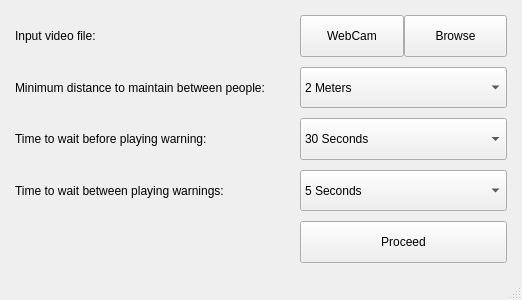
<?xml version="1.0" encoding="UTF-8"?>
<ui version="4.0">
 <class>MainWindow</class>
 <widget class="QMainWindow" name="MainWindow">
  <property name="geometry">
   <rect>
    <x>0</x>
    <y>0</y>
    <width>522</width>
    <height>300</height>
   </rect>
  </property>
  <property name="sizePolicy">
   <sizepolicy hsizetype="Preferred" vsizetype="Preferred">
    <horstretch>0</horstretch>
    <verstretch>0</verstretch>
   </sizepolicy>
  </property>
  <property name="minimumSize">
   <size>
    <width>480</width>
    <height>250</height>
   </size>
  </property>
  <property name="maximumSize">
   <size>
    <width>550</width>
    <height>300</height>
   </size>
  </property>
  <property name="windowTitle">
   <string>MainWindow</string>
  </property>
  <property name="documentMode">
   <bool>false</bool>
  </property>
  <property name="unifiedTitleAndToolBarOnMac">
   <bool>false</bool>
  </property>
  <widget class="QWidget" name="centralwidget">
   <property name="sizePolicy">
    <sizepolicy hsizetype="Preferred" vsizetype="Preferred">
     <horstretch>0</horstretch>
     <verstretch>0</verstretch>
    </sizepolicy>
   </property>
   <property name="minimumSize">
    <size>
     <width>480</width>
     <height>250</height>
    </size>
   </property>
   <property name="maximumSize">
    <size>
     <width>550</width>
     <height>300</height>
    </size>
   </property>
   <property name="baseSize">
    <size>
     <width>480</width>
     <height>250</height>
    </size>
   </property>
   <layout class="QGridLayout" name="gridLayout">
    <property name="sizeConstraint">
     <enum>QLayout::SetDefaultConstraint</enum>
    </property>
    <property name="leftMargin">
     <number>15</number>
    </property>
    <property name="topMargin">
     <number>15</number>
    </property>
    <property name="rightMargin">
     <number>15</number>
    </property>
    <property name="bottomMargin">
     <number>15</number>
    </property>
    <property name="horizontalSpacing">
     <number>35</number>
    </property>
    <property name="verticalSpacing">
     <number>10</number>
    </property>
    <item row="0" column="1">
     <layout class="QHBoxLayout" name="horizontalLayout">
      <item>
       <widget class="QPushButton" name="select_webcam_button">
        <property name="sizePolicy">
         <sizepolicy hsizetype="Preferred" vsizetype="Preferred">
          <horstretch>0</horstretch>
          <verstretch>0</verstretch>
         </sizepolicy>
        </property>
        <property name="text">
         <string>WebCam</string>
        </property>
       </widget>
      </item>
      <item>
       <widget class="QPushButton" name="browse_video_file_button">
        <property name="sizePolicy">
         <sizepolicy hsizetype="Preferred" vsizetype="Preferred">
          <horstretch>0</horstretch>
          <verstretch>0</verstretch>
         </sizepolicy>
        </property>
        <property name="text">
         <string>Browse</string>
        </property>
       </widget>
      </item>
     </layout>
    </item>
    <item row="0" column="0">
     <widget class="QLabel" name="input_video_file_label">
      <property name="text">
       <string>Input video file:</string>
      </property>
     </widget>
    </item>
    <item row="1" column="0">
     <widget class="QLabel" name="minimum_distance_input_label">
      <property name="text">
       <string>Minimum distance to maintain between people:</string>
      </property>
     </widget>
    </item>
    <item row="5" column="1">
     <widget class="QPushButton" name="proceed_to_detection_button">
      <property name="sizePolicy">
       <sizepolicy hsizetype="Preferred" vsizetype="Preferred">
        <horstretch>0</horstretch>
        <verstretch>0</verstretch>
       </sizepolicy>
      </property>
      <property name="text">
       <string>Proceed</string>
      </property>
     </widget>
    </item>
    <item row="3" column="1">
     <widget class="QComboBox" name="time_to_wait_in_between">
      <property name="sizePolicy">
       <sizepolicy hsizetype="Preferred" vsizetype="Preferred">
        <horstretch>0</horstretch>
        <verstretch>0</verstretch>
       </sizepolicy>
      </property>
      <item>
       <property name="text">
        <string>5 Seconds</string>
       </property>
      </item>
      <item>
       <property name="text">
        <string>10 Seconds</string>
       </property>
      </item>
      <item>
       <property name="text">
        <string>15 Seconds</string>
       </property>
      </item>
      <item>
       <property name="text">
        <string>20 Seconds</string>
       </property>
      </item>
      <item>
       <property name="text">
        <string>25 Seconds</string>
       </property>
      </item>
      <item>
       <property name="text">
        <string>30 Seconds</string>
       </property>
      </item>
      <item>
       <property name="text">
        <string>35 Seconds</string>
       </property>
      </item>
      <item>
       <property name="text">
        <string>40 Seconds</string>
       </property>
      </item>
      <item>
       <property name="text">
        <string>45 Seconds</string>
       </property>
      </item>
      <item>
       <property name="text">
        <string>50 Seconds</string>
       </property>
      </item>
      <item>
       <property name="text">
        <string>55 Seconds</string>
       </property>
      </item>
      <item>
       <property name="text">
        <string>60 Seconds</string>
       </property>
      </item>
     </widget>
    </item>
    <item row="3" column="0">
     <widget class="QLabel" name="time_to_wait_in_between_label">
      <property name="text">
       <string>Time to wait between playing warnings:</string>
      </property>
     </widget>
    </item>
    <item row="2" column="0">
     <widget class="QLabel" name="time_to_wait_to_start_label">
      <property name="text">
       <string>Time to wait before playing warning:</string>
      </property>
     </widget>
    </item>
    <item row="2" column="1">
     <widget class="QComboBox" name="time_to_wait_to_start_combo_box">
      <property name="sizePolicy">
       <sizepolicy hsizetype="Preferred" vsizetype="Preferred">
        <horstretch>0</horstretch>
        <verstretch>0</verstretch>
       </sizepolicy>
      </property>
      <property name="currentIndex">
       <number>5</number>
      </property>
      <item>
       <property name="text">
        <string>5 Seconds</string>
       </property>
      </item>
      <item>
       <property name="text">
        <string>10 Seconds</string>
       </property>
      </item>
      <item>
       <property name="text">
        <string>15 Seconds</string>
       </property>
      </item>
      <item>
       <property name="text">
        <string>20 Seconds</string>
       </property>
      </item>
      <item>
       <property name="text">
        <string>25 Seconds</string>
       </property>
      </item>
      <item>
       <property name="text">
        <string>30 Seconds</string>
       </property>
      </item>
      <item>
       <property name="text">
        <string>35 Seconds</string>
       </property>
      </item>
      <item>
       <property name="text">
        <string>40 Seconds</string>
       </property>
      </item>
      <item>
       <property name="text">
        <string>45 Seconds</string>
       </property>
      </item>
      <item>
       <property name="text">
        <string>50 Seconds</string>
       </property>
      </item>
      <item>
       <property name="text">
        <string>55 Seconds</string>
       </property>
      </item>
      <item>
       <property name="text">
        <string>60 Seconds</string>
       </property>
      </item>
     </widget>
    </item>
    <item row="1" column="1">
     <widget class="QComboBox" name="minimum_distance_combo_box">
      <property name="sizePolicy">
       <sizepolicy hsizetype="Preferred" vsizetype="Preferred">
        <horstretch>0</horstretch>
        <verstretch>0</verstretch>
       </sizepolicy>
      </property>
      <property name="statusTip">
       <string/>
      </property>
      <property name="layoutDirection">
       <enum>Qt::LeftToRight</enum>
      </property>
      <property name="editable">
       <bool>false</bool>
      </property>
      <property name="currentIndex">
       <number>3</number>
      </property>
      <property name="insertPolicy">
       <enum>QComboBox::InsertBeforeCurrent</enum>
      </property>
      <item>
       <property name="text">
        <string>0.5 Meters</string>
       </property>
      </item>
      <item>
       <property name="text">
        <string>1 Meters</string>
       </property>
      </item>
      <item>
       <property name="text">
        <string>1.5 Meters</string>
       </property>
      </item>
      <item>
       <property name="text">
        <string>2 Meters</string>
       </property>
      </item>
      <item>
       <property name="text">
        <string>2.5 Meters</string>
       </property>
      </item>
      <item>
       <property name="text">
        <string>3 Meters</string>
       </property>
      </item>
     </widget>
    </item>
   </layout>
  </widget>
  <widget class="QMenuBar" name="menubar">
   <property name="geometry">
    <rect>
     <x>0</x>
     <y>0</y>
     <width>522</width>
     <height>21</height>
    </rect>
   </property>
  </widget>
  <widget class="QStatusBar" name="statusbar"/>
 </widget>
 <resources/>
 <connections/>
</ui>
